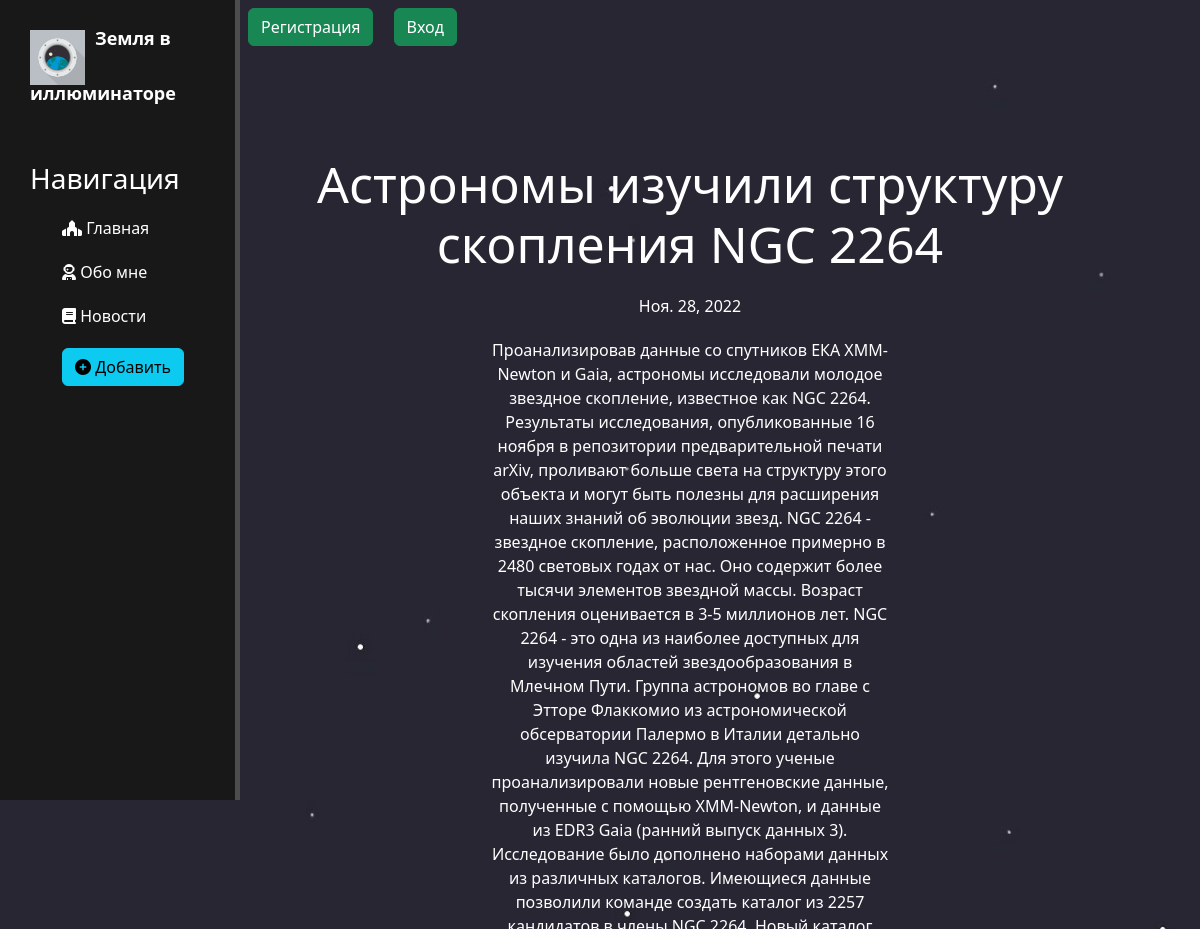
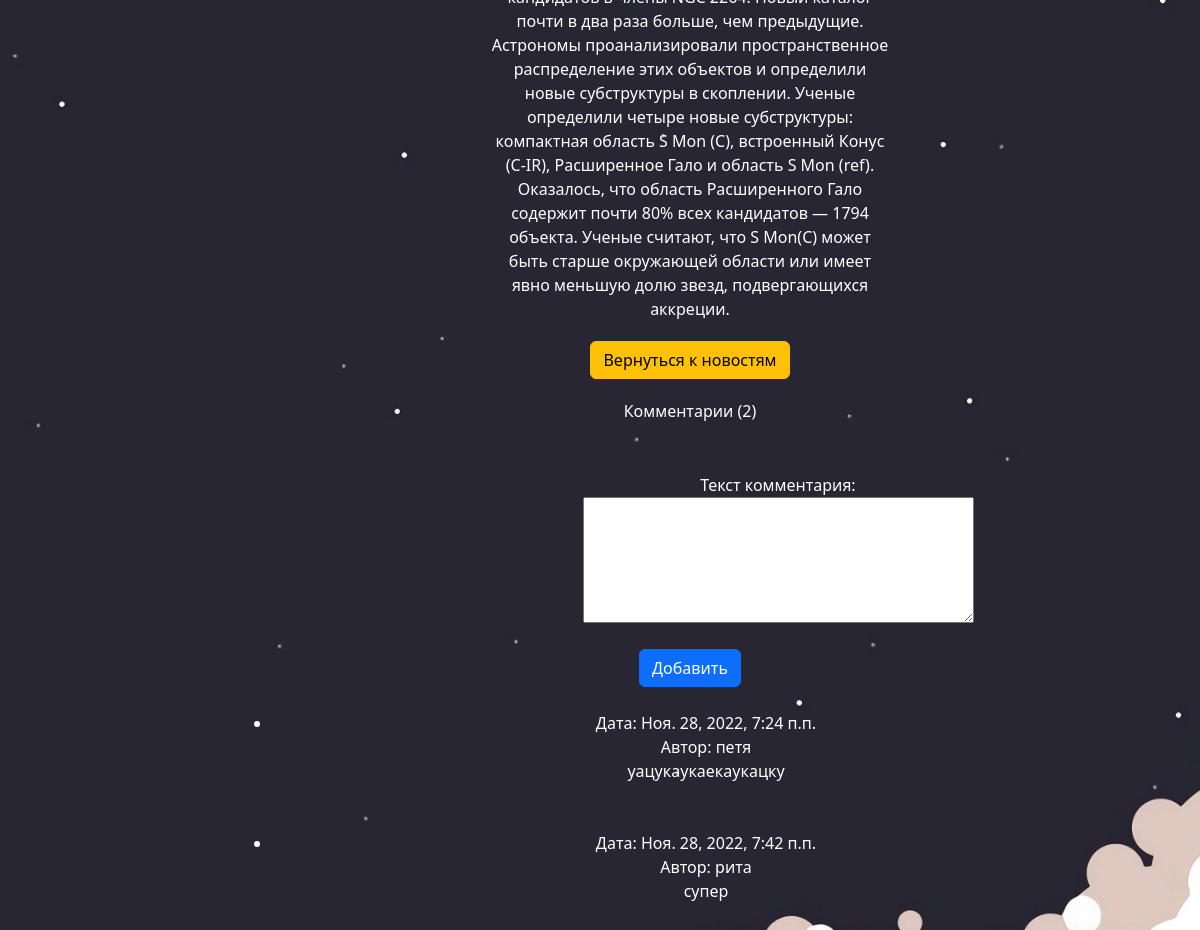
/lenta/4, run on the app's committed database (2 pictures, top to bottom).
### lenta/models.py (models this page shows, shortened)
class articles(models.Model):
    title = models.CharField('Название', max_length=150)
    anons = models.CharField('Анонс', max_length=250)
    full_text = models.TextField('Статья')
    date = models.DateField('Дата публикации')
    class Meta:
        verbose_name = 'Новость'
        verbose_name_plural = 'Новости'

class Comments(models.Model):
    article = models.ForeignKey(articles, on_delete = models.CASCADE, verbose_name='Статья', blank = True, null = True,related_name='comments_articles' )
    author = models.ForeignKey(User, on_delete = models.CASCADE, verbose_name='Автор комментария', blank = True, null = True )
    create_date = models.DateTimeField(auto_now=True)
    text = models.TextField(verbose_name='Текст комментария')
    status = models.BooleanField(verbose_name='Видимость статьи', default=False)

### lenta/views.py (the view, shortened to what this page needs)
# urls.py: path('<int:pk>', views.new_detail_view.as_view(), name='new_detail'),
class new_detail_view(CustomSuccessMessageMixin, FormMixin, DetailView):
    model = articles
    template_name = 'lenta/details_view.html'
    context_object_name = 'article'
    form_class = CommentForm
    success_msg = 'Комментарий успешно создан'

### lenta/forms.py
class CommentForm(forms.ModelForm):
    class Meta:
        model = Comments
        fields = ('text',)
    def __init__(self,*args,**kwargs):
        super().__init__(*args,**kwargs)
        for field in self.fields:
            self.fields[field].widget.attrs['class'] = 'form-control'
        self.fields['text'].widget = Textarea(attrs={'rows':5})

### lenta/templates/lenta/details_view.html (shortened to what this page needs)
{% extends 'main/layout.html' %}
{% block content %}
    <div class="features">
        <h1>{{ article.title }}</h1>
        <p>{{ article.date }}</p>
        <p>{{ article.full_text }}</p>
        <a href="{% url 'lenta_home' %}"><button class="btn btn-warning">Вернуться к новостям</button></a>
        <p>Комментарии ({{ article.comments_articles.all.count }})</p>
        <div>
            <form action="" id="add_form" method="post">
                {{ form.as_p }}
            </form>
            <button form="add_form" type="submit" class="btn btn-primary">Добавить</button> <br><br>
        </div>
        <ul>
        {% for item in article.comments_articles.all %}
        <li>
        Дата: {{ item.create_date }} <br>
        Автор: {{ item.author}} <br>
        {{ item.text }} <br><br><br>
        </li>
        {% endfor %}
        </ul>
    </div>
{% endblock %}

### main/static/main/css/main.css (style rules this page uses)
body { background: url(../img/bacgraynd.jpg); height: 100vh; background-repeat: no-repeat; background-size: cover; background-position: center; }
main .features { float: left; color: #fff; margin-top: 100px; text-align: center; width: 75%; }
main .features h1 { font-size: 50px; }
main .features p { max-width: 400px; margin: 20px auto; }
form { margin-left: 32%; width: 500px; margin-top: 50px; }

### main/templates/main/layout.html (style rules this page uses)
a { text-decoration: none; }

### data on the page
articles: title "Астрономы изучили структуру скопления NGC 2264", date "Ноя. 28, 2022", full_text "Проанализировав данные со спутников ЕКА XMM-Newton и Gaia, астрономы исследовали молодое звездное скопление, известное как NGC 2264. Результаты исследования, опубликованные 16 ноября в репозитории предварительной печати arXiv, проливают больше света на структуру этого объекта и могут быть полезны для расширения наших знаний об эволюции звезд. NGC 2264 - звездное скопление, расположенное примерно в 2480 световых годах от нас. Оно содержит более тысячи элементов звездной массы. Возраст скопления оценивается в 3-5 миллионов лет. NGC 2264 - это одна из наиболее доступных для изучения областей звездообразования в Млечном Пути. Группа астрономов во главе с Этторе Флаккомио из астрономической…", comments_articles.all.count "2"
Comments: create_date "Ноя. 28, 2022, 7:24 п.п.", author "петя", text "уацукаукаекаукацку"
Comments: create_date "Ноя. 28, 2022, 7:42 п.п.", author "рита", text "супер"
